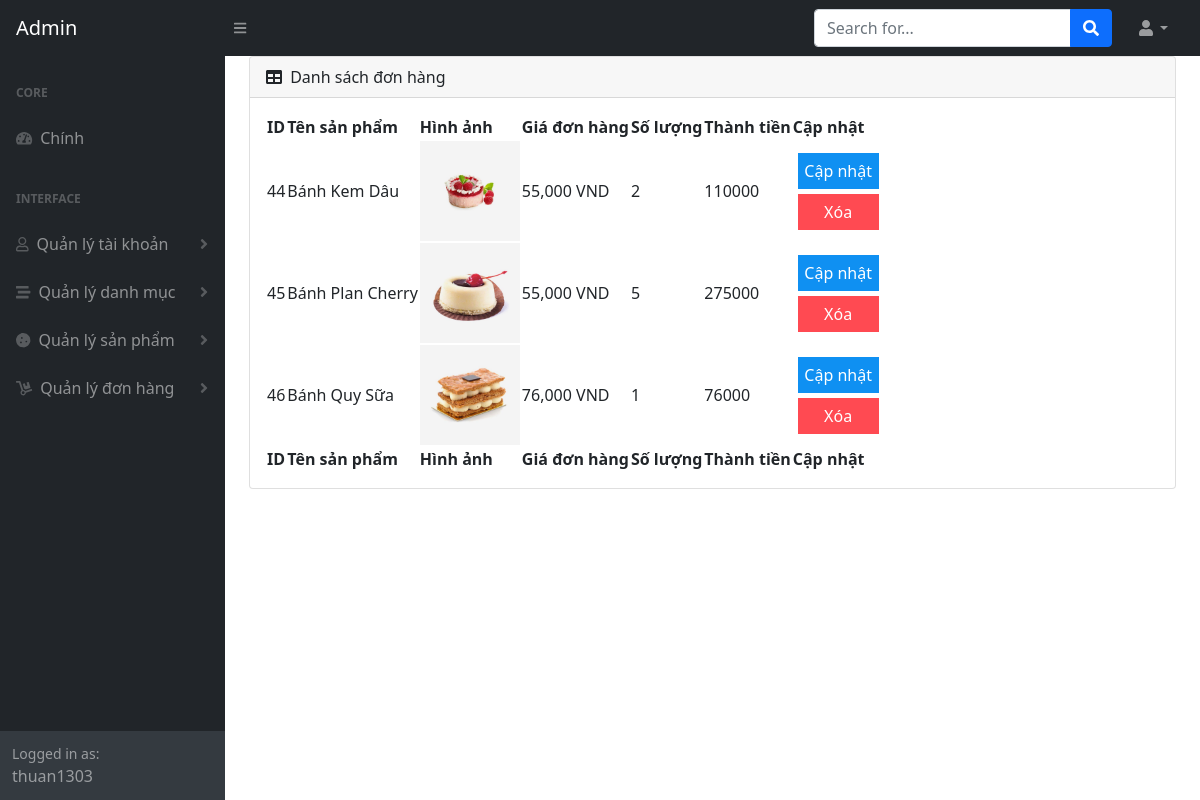
Screenshot of /admin/index.php?module=detailsorder&id=27 (signed in) with the database file from the repository.
### tables this page shows
CREATE TABLE `product` (
  `id` int(10) NOT NULL,
  `name` varchar(255) NOT NULL,
  `image` varchar(255) NOT NULL,
  `description` text NOT NULL,
  `price` double NOT NULL,
  `cat_id` int(10) NOT NULL
);

### admin/modules/detailsorder.php (the view, shortened to what this page needs)
<?php
    include('../conn.php');
?>
<div class="card mb-4">
        <div class="card-header">
            <i class="fas fa-table me-1"></i>
               Danh sách đơn hàng
        </div>
        <div class="card-body">
            <table id="datatablesSimple">
                <thead>
                    <tr>
                        <th>ID</th>
                        <th>Tên sản phẩm</th>
                        <th>Hình ảnh</th>
                        <th>Giá đơn hàng</th>
                        <th>Số lượng</th>
                        <th>Thành tiền</th>
                        <th>Cập nhật</th>
                    </tr>
                </thead>
                <tfoot>
                    <tr>
                        <th>ID</th>
                        <th>Tên sản phẩm</th>
                        <th>Hình ảnh</th>
                        <th>Giá đơn hàng</th>
                        <th>Số lượng</th>
                        <th>Thành tiền</th>
                        <th>Cập nhật</th>
                    </tr>
                </tfoot>
                <tbody>
                <?php
                    if(isset($_GET["id"]))
                    {
                        $sql_query = "SELECT * FROM `order-details`, `product` WHERE `order-details`.`id`=`product`.`id` AND `order_id` =".$_GET["id"];
                        $result = mysqli_query($connect, $sql_query);
                    }
                    while($row = mysqli_fetch_array($result)) {?>
                    <tr>
                        <td><?php echo $row["orderdetail_id"] ?></td>
                        <td><?php echo $row["name"] ?></td>
                        <td><img src="../upload/<?php echo $row["image"] ?>" alt=""></td>
                        <td><?php echo number_format($row["price"], 0, '', ',') ?> VND</td>
                        <td><?php echo $row["quantity"] ?></td>
                        <td><?php echo $row["total"] ?></td>
                        <td style="width: 15%;">
                            <a href="?module=updateorder&id=<?php echo $row["orderdetail_id"]?>" name="update">Cập nhật</a>
                            <a href="?module=deleteorder&id=<?php echo $row["orderdetail_id"]?>" onclick="return confirm('Bạn có chắc chắn muốn xóa không?')" name="remove">Xóa</a>
                        </td>
                    </tr>
                   <?php }
                   ?>
                </tbody>
                </div>
    </div>

### admin/modules/detailsorder.php (style rules this page uses)
tbody td a { display: block; margin: 5px; text-align: center; }
tbody td a:first-child { padding: 5px; background-color: #0F90F2; color: #fff; text-decoration: none; border: 1px solid #0F90F2; transition: 0.3s; }
tbody td a:nth-child(2) { padding: 5px; background-color: #FF4A52; color: #fff; text-decoration: none; border: 1px solid #FF4A52; transition: 0.3s; }
tbody td img { width: 100px; }

### rows the page displays
order-details: orderdetail_id "44", product.name "Bánh Kem Dâu", product.image (picture), product.price "55,000", quantity "2", total "110000"
order-details: orderdetail_id "45", product.name "Bánh Plan Cherry", product.image (picture), product.price "55,000", quantity "5", total "275000"
order-details: orderdetail_id "46", product.name "Bánh Quy Sữa", product.image (picture), product.price "76,000", quantity "1", total "76000"

### other values shown
$_SESSION["login"]["1"] "thuan1303"
